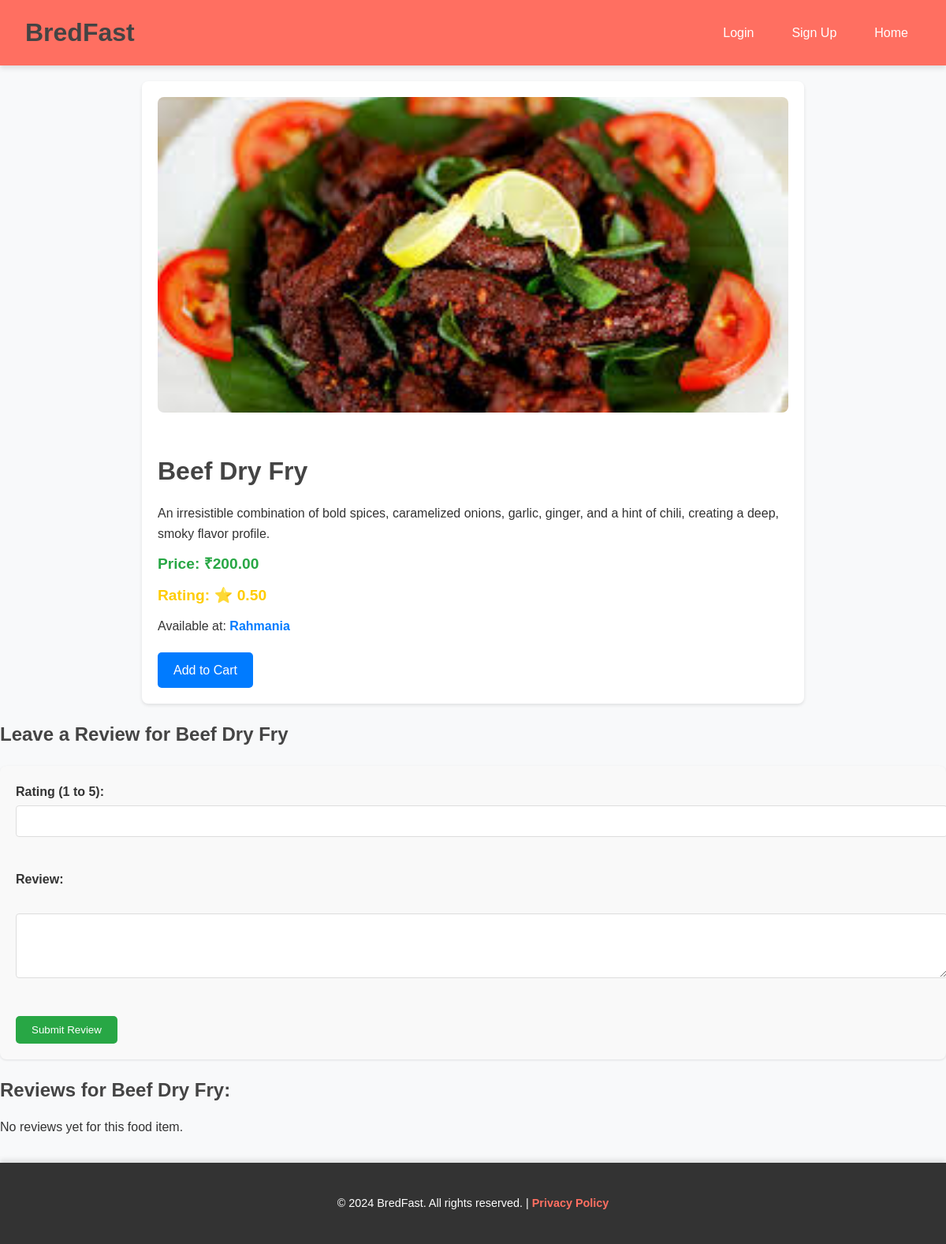
/food/4, run on the app's committed database.
### check2_app/models.py (models this page shows, shortened)
class MenuItem(models.Model):
    restaurant = models.ForeignKey(Restaurant, on_delete=models.CASCADE, related_name="menu_items")
    name = models.CharField(max_length=255)
    category = models.ForeignKey(Category, on_delete=models.CASCADE)
    description = models.TextField(blank=True, null=True)
    price = models.DecimalField(max_digits=10, decimal_places=2)
    image = models.ImageField(upload_to='uploads/menu_images/', blank=True, null=True)
    rating = models.DecimalField(max_digits=2, decimal_places=2)

class Restaurant(models.Model):
    name = models.CharField(max_length=255)
    address = models.CharField(max_length=255)
    latitude = models.FloatField(blank=True, null=True)
    longitude = models.FloatField(blank=True, null=True)
    image = models.ImageField(upload_to='uploads/restaurant_images/', blank=True, null=True)
    categories = models.ManyToManyField('Category', related_name='restaurants')

### check2_app/views.py (the view, shortened to what this page needs)
# urls.py: path("food/<int:pk>", views.food_item, name='food-item'),
def food_item(request, pk):
    menu_item = get_object_or_404(MenuItem, pk=pk)
    return render(request, 'food.html', {'menuitem': menu_item})

### templates/food.html (shortened to what this page needs)
<!DOCTYPE html>
<html lang="en">
<head>
</head>
<body>
    <header>
        <h1>BredFast</h1>
        <nav>
            {% if user.is_authenticated %}
                <a href="{% url 'logout' %}">Logout</a>
                <a href="{% url 'cart-view' %}">Cart</a>
                <a href="{% url 'home' %}">Home</a>
            {% else %}
                <a href="{% url 'login' %}">Login</a>
                <a href="{% url 'signup' %}">Sign Up</a>
                <a href="{% url 'home' %}">Home</a>
            {% endif %}
        </nav>
    </header>
    <div class="container">
        {% if menuitem.image %}
            <img src="{{ menuitem.image.url }}" alt="{{ menuitem.name }}">
        {% endif %}
        <h1>{{ menuitem.name }}</h1>
        <p>{{ menuitem.description }}</p>
        <p class="price">Price: ₹{{ menuitem.price }}</p>
        <p class="rating">Rating: ⭐ {{ menuitem.rating }}</p>
        <p>Available at: <span class="restaurant-name">{{ menuitem.restaurant.name }}</span></p>
        <a href="{% url 'add-to-cart' menuitem.id %}" class="btn-cart">Add to Cart</a>
    </div>
    <h2>Leave a Review for {{ menuitem.name }}</h2>
    <form method="POST">
        <label for="rating">Rating (1 to 5):</label>
        <input type="number" id="rating" name="rating" min="1" max="5" required><br><br>
        <label for="comment">Review:</label><br>
        <textarea id="comment" name="comment" rows="4" required></textarea><br><br>
        <button type="submit">Submit Review</button>
    </form>
    <h2>Reviews for {{ menuitem.name }}:</h2>
    {% if menuitem.reviews.all %}
        {% for review in menuitem.reviews.all %}
            <div class="review-container">
                <div class="review-header">
                    <span class="username">{{ review.user.username }}</span>
                    <span class="rating">⭐ {{ review.rating }}</span>
                    <span class="date">{{ review.created_at|date:"F j, Y" }}</span>
                </div>
                <div class="review-body">{{ review.comment }}</div>
            </div>
        {% endfor %}
    {% else %}
        <p>No reviews yet for this food item.</p>
    {% endif %}
    <footer>
        <p>&copy; 2024 BredFast. All rights reserved. | <a href="#">Privacy Policy</a></p>
    </footer>
</body>
</html>

### templates/food.html (style rules this page uses)
body { font-family: Arial, sans-serif; line-height: 1.6; margin: 0; padding: 0; background-color: #f8f9fa; color: #333; }
.container { max-width: 800px; margin: 20px auto; padding: 20px; background: #fff; border-radius: 8px; box-shadow: 0 2px 4px rgba(0, 0, 0, 0.1); }
h1, h2 { color: #444; margin-bottom: 15px; }
p { margin: 10px 0; }
img { width: 100%; max-height: 400px; object-fit: cover; border-radius: 8px; margin-bottom: 20px; }
.price, .rating { font-size: 1.2em; font-weight: bold; margin: 10px 0; }
.price { color: #28a745; }
.rating { color: #ffcc00; }
.restaurant-name { font-weight: bold; color: #007bff; }
.btn-cart { display: inline-block; background: #007bff; color: #fff; padding: 10px 20px; text-decoration: none; border-radius: 5px; transition: background 0.3s; margin-top: 10px; }
form { margin-top: 20px; padding: 20px; background: #f9f9f9; border-radius: 8px; box-shadow: 0 1px 3px rgba(0, 0, 0, 0.1); }
form label { font-weight: bold; display: block; margin-bottom: 5px; }
form input[type="number"], form textarea { width: 100%; padding: 10px; margin-bottom: 15px; border: 1px solid #ddd; border-radius: 4px; font-size: 1em; }
form button[type="submit"] { background: #28a745; color: #fff; padding: 10px 20px; border: none; border-radius: 5px; cursor: pointer; transition: background 0.3s; }
header { background-color: #ff6f61; color: #fff; padding: 1rem 2rem; display: flex; justify-content: space-between; align-items: center; box-shadow: 0 4px 6px rgba(0, 0, 0, 0.1); position: sticky; top: 0; z-index: 1000; }
header h1 { font-size: 2rem; margin: 0; font-weight: bold; }
header nav { display: flex; gap: 1rem; }
header nav a { color: #fff; text-decoration: none; padding: 0.5rem 1rem; border-radius: 5px; transition: background-color 0.3s ease; }
footer { background-color: #333; color: #fff; text-align: center; padding: 2rem 1rem; margin-top: 2rem; box-shadow: 0 -4px 6px rgba(0, 0, 0, 0.1); }
footer p { margin: 0.5rem 0; font-size: 0.9rem; }
footer a { color: #ff6f61; text-decoration: none; font-weight: bold; }

### data on the page
MenuItem: image (picture), name "Beef Dry Fry", description "An irresistible combination of bold spices, caramelized onions, garlic, ginger, and a hint of chili, creating a deep, smoky flavor profile.", price "200.00", rating "0.50", restaurant.name "Rahmania"
